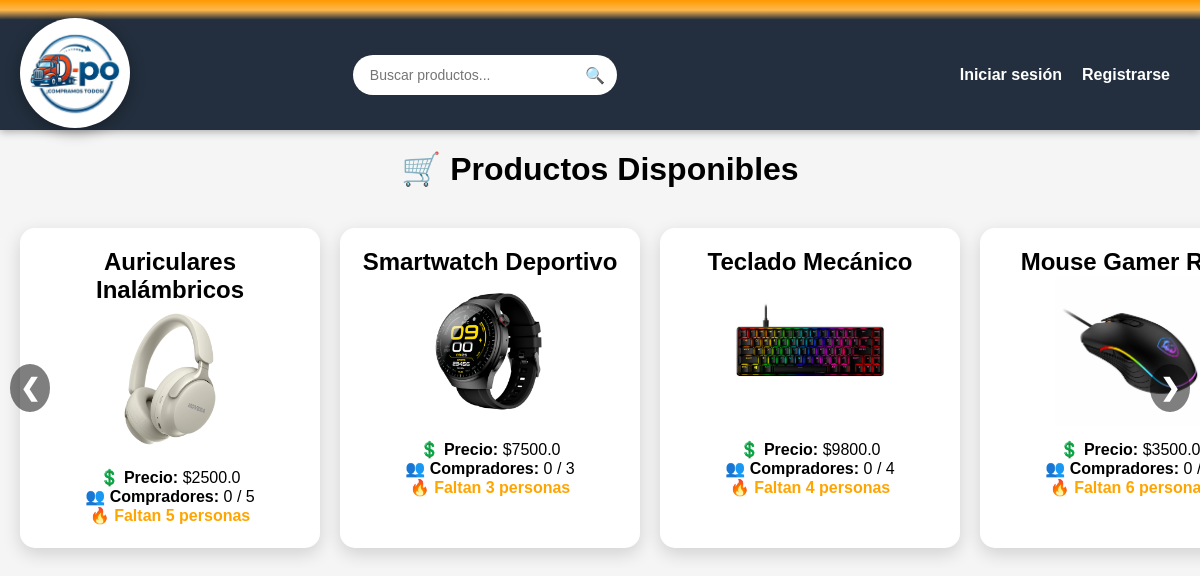
Before: / with the older database file.
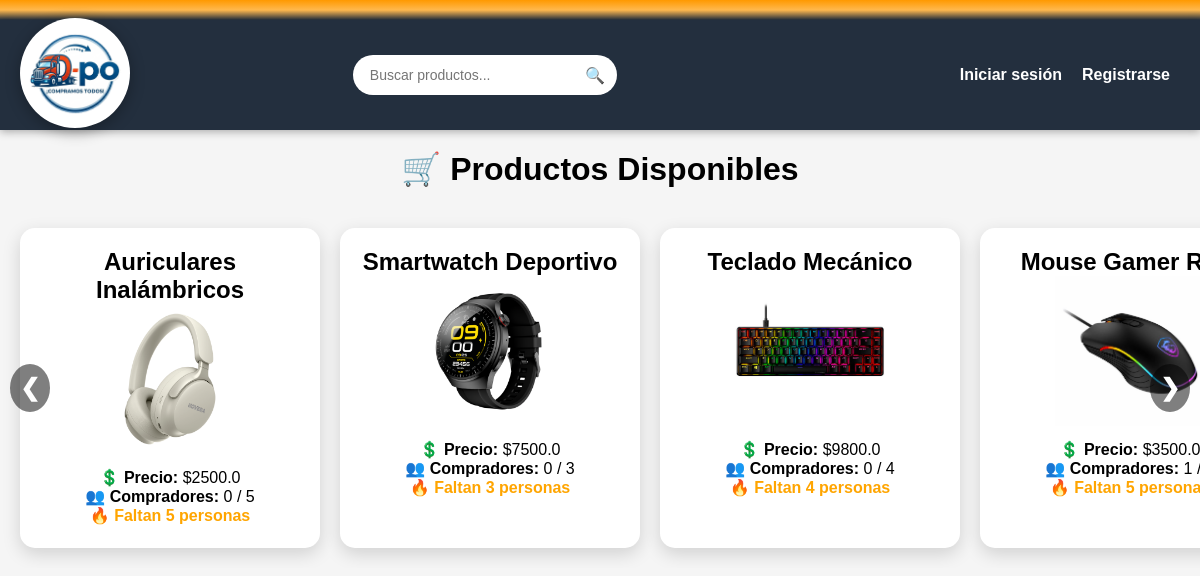
After: the same page with the newer database file.
### tables this page shows
CREATE TABLE productos (
    id INTEGER PRIMARY KEY AUTOINCREMENT,
    nombre TEXT NOT NULL,
    precio REAL NOT NULL,
    stock INTEGER NOT NULL,
    min_compradores INTEGER NOT NULL,
    compradores_actual INTEGER DEFAULT 0,
    descripcion TEXT,
    imagen TEXT
);

### app.py (the view)
@app.route('/')
def home():
    busqueda = request.args.get('q')  # 👈 AGREGAR ESTO
    conn = get_db_connection()
    cursor = conn.cursor()
    if busqueda:
        cursor.execute(
            "SELECT * FROM productos WHERE nombre LIKE ?",
            ('%' + busqueda + '%',)
        )
    else:
        cursor.execute('SELECT * FROM productos')
    productos = cursor.fetchall()
    conn.close()
    productos_final = []
    for p in productos:
        progreso, color = calcular_progreso(p)
        productos_final.append(p + (progreso, color))
    return render_template('index.html', productos=productos_final)

### app.py (called while the page is built)
def get_db_connection():
    conn = sqlite3.connect(db_path)
    return conn

def calcular_progreso(producto):
    min_compradores = producto[4] if producto[4] else 1
    compradores_actual = producto[5] if producto[5] else 0
    progreso = min(100, int((compradores_actual / min_compradores) * 100))
    if progreso < 50:
        color = '#f44336'
    elif progreso < 100:
        color = '#ffeb3b'
    else:
        color = '#4caf50'
    return progreso, color

@app.context_processor
def inject_carrito_count():
    if 'usuario_nombre' in session:
        conn = get_db_connection()
        cursor = conn.cursor()
        cursor.execute(
            "SELECT COUNT(*) FROM carrito WHERE usuario = ?",
            (session['usuario_nombre'],)
        )
        count = cursor.fetchone()[0]
        conn.close()
    else:
        count = 0
    return dict(carrito_count=count)

### templates/index.html (shortened to what this page needs)
<!DOCTYPE html>
<html lang="es">
<head>
    <link rel="stylesheet" href="{{ url_for('static', filename='css/style.css') }}">
</head>
<body class="index-page">
    <div class="top-bar"></div>
    {% include 'navbar.html' %}
    <h1>🛒 Productos Disponibles</h1>
    <div class="carrusel-container">
        <button class="flecha izquierda" onclick="scrollProductos(-1)">❮</button>
        <div class="productos-scroll" id="scrollProductos">
            {% for producto in productos %}
            <a href="{{ url_for('detalle_producto', producto_id=producto[0]) }}" class="producto-link">
                <div class="producto">
                    <h2>{{ producto[1] }}</h2>
                    <img src="{{ url_for('static', filename='img/' ~ producto[7]) }}" alt="Producto">
                    <p><strong>💲 Precio:</strong> ${{ producto[2] }}</p>
                    <p><strong>👥 Compradores:</strong> {{ producto[5] }} / {{ producto[4] }}</p>
                    {% if producto[5] >= producto[4] %}
                        <p class="mensaje-exito">🎉 ¡Compra grupal ACTIVADA!</p>
                    {% else %}
                        <p class="mensaje-alerta">🔥 Faltan {{ producto[4] - producto[5] }} personas</p>
                    {% endif %}
                </div>
            </a>
            {% endfor %}
        </div>
        <button class="flecha derecha" onclick="scrollProductos(1)">❯</button>
    </div>
</body>
</html>

### templates/navbar.html
<nav class="navbar">
    <a href="{{ url_for('home') }}" class="logo">
        <img src="{{ url_for('static', filename='img/logo.png') }}" alt="Logo">
    </a>
    <div class="nav-center">
        <form method="GET" action="{{ url_for('home') }}" class="search-box">
            <input
                type="text"
                name="q"
                placeholder="Buscar productos..."
                value="{{ request.args.get('q', '') }}"
            >
            <button type="submit" class="search-btn">🔍</button>
        </form>
    </div>
    <div class="nav-right">
        {% if session.get('usuario_id') %}
            <span class="user">
                Bienvenido/a {{ session['usuario_nombre'] }}
            </span>
            <a href="{{ url_for('carrito') }}" class="nav-link">
                🛒 Carrito ({{ carrito_count }})
            </a>
            <a href="{{ url_for('logout') }}" class="nav-link logout">
                Cerrar sesión
            </a>
        {% else %}
            <a href="{{ url_for('login') }}" class="nav-link">
                Iniciar sesión
            </a>
            <a href="{{ url_for('register') }}" class="nav-link btn-register">
                Registrarse
            </a>
        {% endif %}
    </div>
</nav>

### static/css/style.css (style rules this page uses)
* { margin: 0; padding: 0; box-sizing: border-box; }
body { font-family: Arial, sans-serif; background-color: #f5f5f5; text-align: center; margin: 0; padding: 0; }
h1 { margin: 20px 0; }
.navbar { position: relative; display: flex; justify-content: space-between; align-items: center; background-color: #232f3e; padding: 25px 30px; color: white; box-shadow: 0 2px 8px rgba(0,0,0,0.3); flex-wrap: wrap; }
.top-bar { height: 20px; background: linear-gradient(to bottom, #ff9900, #ffb84d, #232f3e); }
.logo { position: absolute; top: 50%; left: 20px; transform: translateY(-50%); }
.logo img { width: 110px; height: 110px; object-fit: cover; border-radius: 50%; background: white; padding: 8px; box-shadow: 0 4px 15px rgba(0,0,0,0.3); transition: transform 0.8s ease-in-out; cursor: pointer; }
.nav-center { flex: 1; display: flex; justify-content: center; margin: 10px 0; }
.search-box { position: relative; display: flex; align-items: center; background: white; border-radius: 25px; padding: 2px; }
.search-box input { width: 260px; padding: 10px 40px 10px 15px; border-radius: 25px; border: none; outline: none; font-size: 14px; }
.search-btn { all: unset; position: absolute; right: 12px; cursor: pointer; font-size: 16px; color: #555; }
.nav-right { display: flex; align-items: center; }
.nav-right a { margin-left: 20px; color: white; text-decoration: none; font-weight: bold; transition: 0.2s; }
.producto { background: white; min-width: 300px; flex: 0 0 auto; padding: 20px; border-radius: 15px; box-shadow: 0 6px 18px rgba(0,0,0,0.15); transition: 0.3s; min-height: 270px; }
.producto img { width: 100%; height: auto; object-fit: contain; max-height: 150px; border-radius: 10px; margin-bottom: 10px; }
.producto-link { text-decoration: none; color: inherit; }
button { padding: 10px 15px; border: none; border-radius: 10px; cursor: pointer; font-weight: bold; transition: 0.3s; }
.mensaje-alerta { color: orange; font-weight: bold; }
.carrusel-container { position: relative; display: flex; align-items: center; }
.productos-scroll { display: flex; overflow-x: auto; gap: 20px; padding: 20px; scroll-behavior: smooth; flex-wrap: nowrap; align-items: flex-start; -webkit-overflow-scrolling: touch; }
.flecha { position: absolute; top: 50%; transform: translateY(-50%); background: rgba(0,0,0,0.5); color: white; border: none; font-size: 24px; padding: 10px; cursor: pointer; border-radius: 50%; z-index: 10; }
.izquierda { left: 10px; }
.derecha { right: 10px; }
.index-page .producto { min-height: 320px; }

Changed rows visible on the page:
changed productos "Mouse Gamer…": compradores_actual "0" → "1"; producto[4]-producto[5] "6" → "5"
